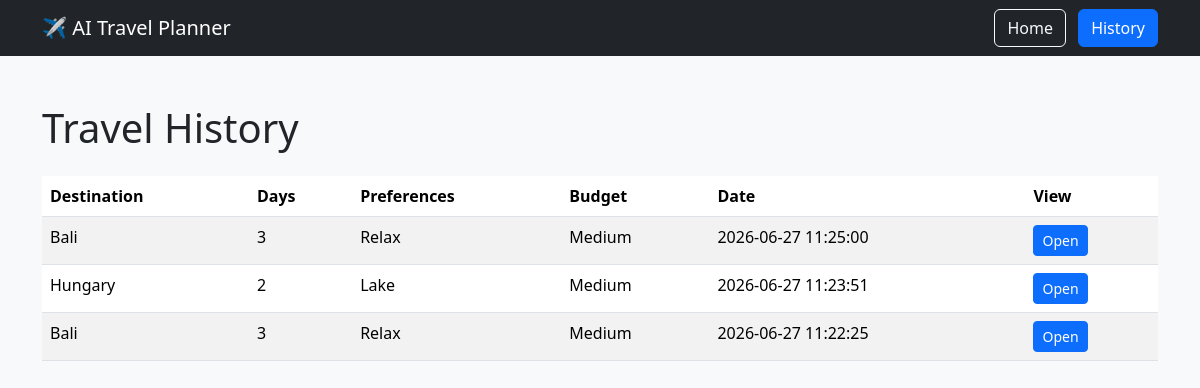
The app's page /history with its own data.
### tables this page shows
CREATE TABLE itineraries (
            id INTEGER PRIMARY KEY AUTOINCREMENT,
            destination TEXT NOT NULL,
            days INTEGER NOT NULL,
            preferences TEXT NOT NULL,
            budget TEXT NOT NULL,       
            plan TEXT NOT NULL,
            created_at TIMESTAMP DEFAULT CURRENT_TIMESTAMP,
            image_url TEXT
        );

### app/routes.py (the view)
@main.route("/history")
def history():
    itineraries = get_all_itineraries()
    return render_template(
        "history.html",
        itineraries=itineraries
    )

### app/database.py (called while the page is built)
def get_all_itineraries():
    conn = sqlite3.connect(DB_NAME)
    cursor = conn.cursor()
    cursor.execute("""
        SELECT id, destination, days, preferences, budget, created_at
        FROM itineraries
        ORDER BY created_at DESC
    """)
    itineraries = cursor.fetchall()
    conn.close()
    return itineraries

### templates/history.html
{% extends "base.html" %}
{% block content %}
<div class="container py-5">
    <h1 class="mb-4">Travel History</h1>
    <table class="table table-striped">
        <thead>
            <tr>
                <th>Destination</th>
                <th>Days</th>
                <th>Preferences</th>
                <th>Budget</th>
                <th>Date</th>
                <th>View</th>
            </tr>
        </thead>
        <tbody>
            {% for trip in itineraries %}
            <tr>
                <td>{{ trip[1] }}</td>
                <td>{{ trip[2] }}</td>
                <td>{{ trip[3] }}</td>
                <td>{{ trip[4] }}</td>
                <td>{{ trip[5] }}</td>
                <td>
                    <a href="/trip/{{ trip[0] }}" class="btn btn-sm btn-primary">
                        Open
                    </a>
                </td>
            </tr>
            {% endfor %}
        </tbody>
    </table>
</div>
{% endblock %}

### templates/base.html (shortened to what this page needs)
<!DOCTYPE html>
<html lang="en">
<head>
    <link href="https://cdn.jsdelivr.net/npm/bootstrap@5.3.8/dist/css/bootstrap.min.css" rel="stylesheet">
</head>
<body class="bg-light">
<nav class="navbar navbar-expand-lg navbar-dark bg-dark">
    <div class="container">
        <a class="navbar-brand" href="/">
            ✈️ AI Travel Planner
        </a>
        <div class="ms-auto">
            <a href="/" class="btn btn-outline-light me-2">
                Home
            </a>
            <a href="/history" class="btn btn-primary">
                History
            </a>
        </div>
    </div>
</nav>
    {% block content %}
    {% endblock %}
</body>
</html>

### records on screen
itineraries: destination "Bali", days "3", preferences "Relax", budget "Medium", created_at "2026-06-27 11:25:00"
itineraries: destination "Hungary", days "2", preferences "Lake", budget "Medium", created_at "2026-06-27 11:23:51"
itineraries: destination "Bali", days "3", preferences "Relax", budget "Medium", created_at "2026-06-27 11:22:25"
